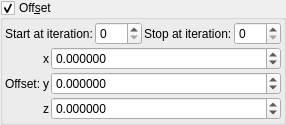
    <widget class="MyGroupBox" name="groupCheck_transf_function_enabledM">
     <property name="title">
      <string>Off&amp;set</string>
     </property>
     <property name="checkable">
      <bool>true</bool>
     </property>
     <layout class="QVBoxLayout" name="verticalLayout_14" stretch="0,0">
      <property name="spacing">
       <number>2</number>
      </property>
      <property name="leftMargin">
       <number>2</number>
      </property>
      <property name="topMargin">
       <number>2</number>
      </property>
      <property name="rightMargin">
       <number>2</number>
      </property>
      <property name="bottomMargin">
       <number>2</number>
      </property>
      <item>
       <layout class="QGridLayout" name="gridLayout_69">
        <property name="spacing">
         <number>2</number>
        </property>
        <item row="1" column="2">
         <widget class="QLabel" name="label_259">
          <property name="text">
           <string>Stop at iteration:</string>
          </property>
         </widget>
        </item>
        <item row="1" column="3">
         <widget class="MySpinBox" name="spinboxInt_transf_stop_iterations_M">
          <property name="sizePolicy">
           <sizepolicy hsizetype="Minimum" vsizetype="Maximum">
            <horstretch>0</horstretch>
            <verstretch>0</verstretch>
           </sizepolicy>
          </property>
          <property name="maximum">
           <number>999</number>
          </property>
         </widget>
        </item>
        <item row="1" column="1">
         <widget class="MySpinBox" name="spinboxInt_transf_start_iterations_M">
          <property name="sizePolicy">
           <sizepolicy hsizetype="Minimum" vsizetype="Maximum">
            <horstretch>0</horstretch>
            <verstretch>0</verstretch>
           </sizepolicy>
          </property>
          <property name="maximum">
           <number>999</number>
          </property>
         </widget>
        </item>
        <item row="1" column="0">
         <widget class="QLabel" name="label_260">
          <property name="text">
           <string>Start at iteration:</string>
          </property>
         </widget>
        </item>
       </layout>
      </item>
      <item>
       <layout class="QGridLayout" name="gridLayout_70" columnstretch="0,0,0,1">
        <property name="spacing">
         <number>2</number>
        </property>
        <item row="0" column="2">
         <widget class="QLabel" name="label_121">
          <property name="text">
           <string notr="true">x</string>
          </property>
         </widget>
        </item>
        <item row="1" column="1">
         <widget class="QLabel" name="label_261">
          <property name="text">
           <string>Offset:</string>
          </property>
         </widget>
        </item>
        <item row="2" column="2">
         <widget class="QLabel" name="label_122">
          <property name="text">
           <string notr="true">z</string>
          </property>
         </widget>
        </item>
        <item row="1" column="2">
         <widget class="QLabel" name="label_115">
          <property name="text">
           <string notr="true">y</string>
          </property>
         </widget>
        </item>
        <item row="0" column="3">
         <widget class="MyDoubleSpinBox" name="spinbox3_transf_offset_000_x">
          <property name="sizePolicy">
           <sizepolicy hsizetype="Minimum" vsizetype="Maximum">
            <horstretch>0</horstretch>
            <verstretch>0</verstretch>
           </sizepolicy>
          </property>
          <property name="prefix">
           <string/>
          </property>
          <property name="suffix">
           <string/>
          </property>
          <property name="decimals">
           <number>6</number>
          </property>
          <property name="minimum">
           <double>-99.989999999999995</double>
          </property>
          <property name="maximum">
           <double>99.989999999999995</double>
          </property>
          <property name="singleStep">
           <double>0.100000000000000</double>
          </property>
         </widget>
        </item>
        <item row="1" column="3">
         <widget class="MyDoubleSpinBox" name="spinbox3_transf_offset_000_y">
          <property name="sizePolicy">
           <sizepolicy hsizetype="Minimum" vsizetype="Maximum">
            <horstretch>0</horstretch>
            <verstretch>0</verstretch>
           </sizepolicy>
          </property>
          <property name="prefix">
           <string/>
          </property>
          <property name="suffix">
           <string/>
          </property>
          <property name="decimals">
           <number>6</number>
          </property>
          <property name="minimum">
           <double>-99.989999999999995</double>
          </property>
          <property name="maximum">
           <double>99.989999999999995</double>
          </property>
          <property name="singleStep">
           <double>0.100000000000000</double>
          </property>
         </widget>
        </item>
        <item row="2" column="3">
         <widget class="MyDoubleSpinBox" name="spinbox3_transf_offset_000_z">
          <property name="sizePolicy">
           <sizepolicy hsizetype="Minimum" vsizetype="Maximum">
            <horstretch>0</horstretch>
            <verstretch>0</verstretch>
           </sizepolicy>
          </property>
          <property name="prefix">
           <string/>
          </property>
          <property name="suffix">
           <string/>
          </property>
          <property name="decimals">
           <number>6</number>
          </property>
          <property name="minimum">
           <double>-99.989999999999995</double>
          </property>
          <property name="maximum">
           <double>99.989999999999995</double>
          </property>
          <property name="singleStep">
           <double>0.100000000000000</double>
          </property>
         </widget>
        </item>
       </layout>
      </item>
     </layout>
    </widget>
